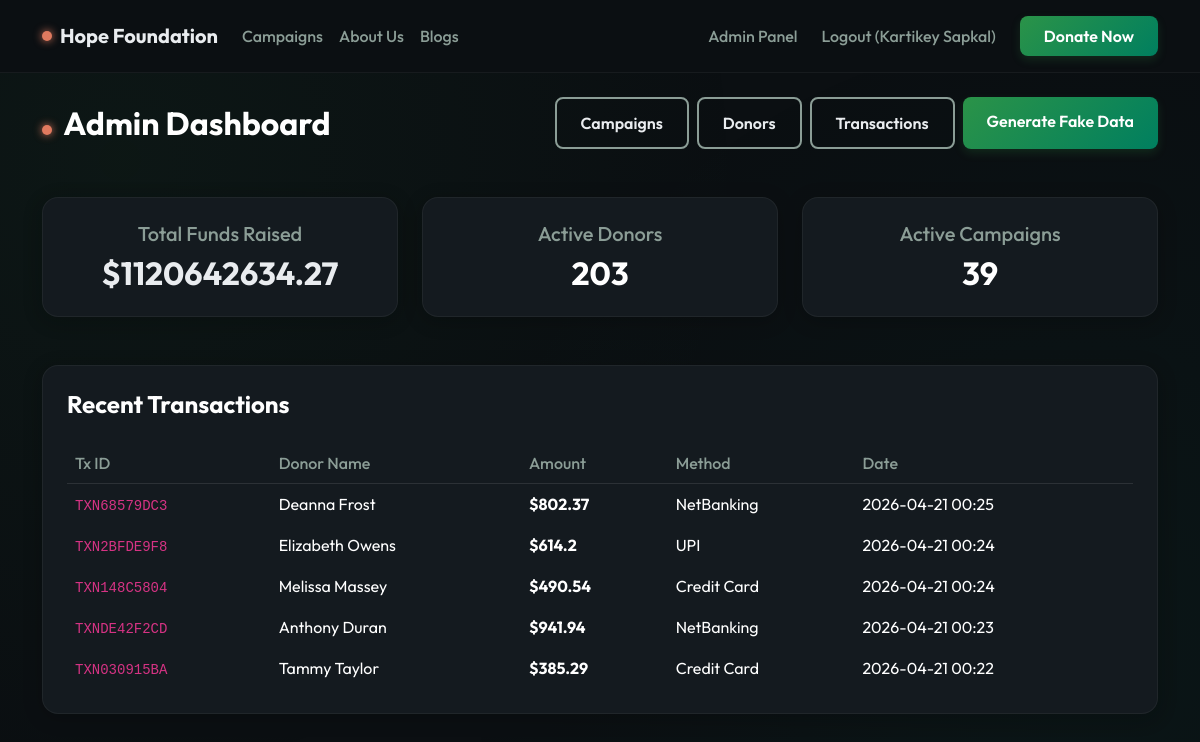
The page /admin (signed in) on the database its author committed.
### models.py (models this page shows)
class Donation(db.Model):
    id = db.Column(db.Integer, primary_key=True)
    user_id = db.Column(db.Integer, db.ForeignKey('user.id'), nullable=True)
    campaign_id = db.Column(db.Integer, db.ForeignKey('campaign.id'), nullable=True)
    full_name = db.Column(db.String(100), nullable=False)
    email = db.Column(db.String(100), nullable=False)
    amount = db.Column(db.Float, nullable=False)
    donation_type = db.Column(db.String(50), default='One-time')
    payment_method = db.Column(db.String(50), nullable=False)
    transaction_id = db.Column(db.String(100), unique=True, nullable=False)
    status = db.Column(db.String(20), default='Completed')
    created_at = db.Column(db.DateTime, default=datetime.utcnow)
    user = db.relationship('User', backref=db.backref('donations', lazy='dynamic'))
    campaign = db.relationship('Campaign', backref=db.backref('donations', lazy='dynamic'))

### routes/admin.py (the view)
    @app.route('/admin')
    @admin_required
    def admin_dashboard():
        total_raised = db.session.query(db.func.sum(Donation.amount)).filter_by(status='Completed').scalar() or 0.0
        active_donors = db.session.query(Donation.email).distinct().count()
        active_campaigns = Campaign.query.filter_by(is_active=True).count()
        recent_transactions = Donation.query.order_by(Donation.created_at.desc()).limit(5).all()
        top_donors = db.session.query(
            Donation.full_name,
            db.func.sum(Donation.amount).label('total_donated')
        ).group_by(Donation.email, Donation.full_name).order_by(db.desc('total_donated')).limit(5).all()
        return render_template('admin_dashboard.html',
                               total_raised=total_raised,
                               active_donors=active_donors,
                               recent_transactions=recent_transactions,
                               active_campaigns=active_campaigns,
                               top_donors=top_donors)

### utils.py (called while the page is built)
def admin_required(f):
    @wraps(f)
    def decorated_function(*args, **kwargs):
        if 'user_id' not in session or not session.get('is_admin'):
            flash('Administrator access required.', 'danger')
            return redirect(url_for('index'))
        return f(*args, **kwargs)
    return decorated_function

### templates/admin_dashboard.html
{% extends "base.html" %}
{% block content %}
<div class="d-flex justify-content-between align-items-center mb-5 mt-4">
    <div>
        <div class="status-pulse me-2"></div>
        <h2 class="d-inline fw-bold text-white">Admin Dashboard</h2>
    </div>
    <div class="d-flex gap-2 flex-wrap">
        <a href="{{ url_for('admin_campaigns') }}" class="btn btn-outline-glossy">Campaigns</a>
        <a href="{{ url_for('admin_donors') }}" class="btn btn-outline-glossy">Donors</a>
        <a href="{{ url_for('admin_transactions') }}" class="btn btn-outline-glossy">Transactions</a>
        <a href="{{ url_for('generate_dummy_data') }}" class="btn btn-primary-glossy">Generate Fake Data</a>
    </div>
</div>
<div class="row g-4 mb-5">
    <div class="col-md-4">
        <div class="glossy-card p-4 text-center">
            <h5 class="text-muted mb-2">Total Funds Raised</h5>
            <h2 class="fw-bold text-white m-0" style="color: var(--accent-blue) !important;">${{ total_raised }}</h2>
        </div>
    </div>
    <div class="col-md-4">
        <div class="glossy-card p-4 text-center">
            <h5 class="text-muted mb-2">Active Donors</h5>
            <h2 class="fw-bold text-white m-0">{{ active_donors }}</h2>
        </div>
    </div>
    <div class="col-md-4">
        <div class="glossy-card p-4 text-center">
            <h5 class="text-muted mb-2">Active Campaigns</h5>
            <h2 class="fw-bold text-white m-0">{{ active_campaigns }}</h2>
        </div>
    </div>
</div>
<div class="glossy-card p-4">
    <h4 class="fw-bold text-white mb-4">Recent Transactions</h4>
    <div class="table-responsive">
        <table class="table table-dark table-borderless table-hover mb-0">
            <thead style="border-bottom: 1px solid rgba(255,255,255,0.1);">
                <tr>
                    <th class="text-muted fw-medium">Tx ID</th>
                    <th class="text-muted fw-medium">Donor Name</th>
                    <th class="text-muted fw-medium">Amount</th>
                    <th class="text-muted fw-medium">Method</th>
                    <th class="text-muted fw-medium">Date</th>
                </tr>
            </thead>
            <tbody>
                {% for tx in recent_transactions %}
                <tr>
                    <td class="text-muted"><code>{{ tx.transaction_id }}</code></td>
                    <td>{{ tx.full_name }}</td>
                    <td class="fw-bold" style="color: var(--accent-blue);">${{ tx.amount }}</td>
                    <td>{{ tx.payment_method }}</td>
                    <td>{{ tx.created_at.strftime('%Y-%m-%d %H:%M') }}</td>
                </tr>
                {% else %}
                <tr><td colspan="5" class="text-center text-muted py-4">No recent transactions.</td></tr>
                {% endfor %}
            </tbody>
        </table>
    </div>
</div>
{% endblock %}

### static/style.css (style rules this page uses)
:root { --bg-main: #0B0F12; --bg-card: #141A1F; --accent-green: #2B9348; --accent-green-hover: #007F5F; --accent-orange: #E07A5F; --text-main: #E9ECEF; --text-muted: #8B9D96; }
body { background-color: var(--bg-main); color: var(--text-main); font-family: 'Outfit', sans-serif; position: relative; overflow-x: hidden; animation: pageLoad 0.4s ease-out forwards; min-height: 100vh; }
body::before { content: ''; position: fixed; top: 0; left: 0; width: 100vw; height: 100vh; background: radial-gradient(circle at 10% 20%, rgba(43, 147, 72, 0.06), transparent 50%), radial-gradient(circle at 90% 80%, rgba(0, 127, 95, 0.06), transparent 50%); z-index: -1; pointer-events: none; }
.glossy-card { background: var(--bg-card); border: 1px solid rgba(255, 255, 255, 0.05); border-radius: 16px; box-shadow: 0 4px 20px rgba(0, 0, 0, 0.2); transition: transform 0.3s ease, box-shadow 0.3s ease, border-color 0.3s ease; position: relative; overflow: hidden; }
.glossy-card::before { content: ''; position: absolute; top: 0; left: -100%; width: 50%; height: 100%; background: linear-gradient(to right, rgba(255,255,255,0) 0%, rgba(255,255,255,0.05) 50%, rgba(255,255,255,0) 100%); transform: skewX(-20deg); transition: left 0.7s ease; z-index: 1; pointer-events: none; }
.btn-primary-glossy { background: linear-gradient(135deg, var(--accent-green), var(--accent-green-hover)); color: #fff; border: none; border-radius: 8px; font-weight: 600; padding: 0.75rem 1.5rem; transition: all 0.3s ease; box-shadow: 0 4px 10px rgba(43, 147, 72, 0.2); }
.btn-outline-glossy { background: transparent; border: 2px solid var(--text-muted); color: var(--text-main); border-radius: 8px; padding: 0.75rem 1.5rem; font-weight: 600; transition: all 0.3s ease; }
.status-pulse { display: inline-block; width: 10px; height: 10px; border-radius: 50%; background-color: var(--accent-orange); box-shadow: 0 0 8px var(--accent-orange); animation: pulse 2s infinite; }
.text-muted { color: var(--text-muted) !important; }
.table-dark { --bs-table-bg: transparent; --bs-table-striped-bg: rgba(255,255,255,0.02); --bs-table-hover-bg: rgba(255,255,255,0.03); border-color: rgba(255,255,255,0.05); }

### rows shown on the page
Donation: transaction_id "TXN68579DC3", full_name "Deanna Frost", amount "802.37", payment_method "NetBanking", created_at "2026-04-21 00:25"
Donation: transaction_id "TXN2BFDE9F8", full_name "Elizabeth Owens", amount "614.2", payment_method "UPI", created_at "2026-04-21 00:24"
Donation: transaction_id "TXN148C5804", full_name "Melissa Massey", amount "490.54", payment_method "Credit Card", created_at "2026-04-21 00:24"
Donation: transaction_id "TXNDE42F2CD", full_name "Anthony Duran", amount "941.94", payment_method "NetBanking", created_at "2026-04-21 00:23"
Donation: transaction_id "TXN030915BA", full_name "Tammy Taylor", amount "385.29", payment_method "Credit Card", created_at "2026-04-21 00:22"

### other values the page prints
{{ session.get('username') }} "Kartikey Sapkal"
{{ total_raised }} "1120642634.27"
{{ active_donors }} "203"
{{ active_campaigns }} "39"
